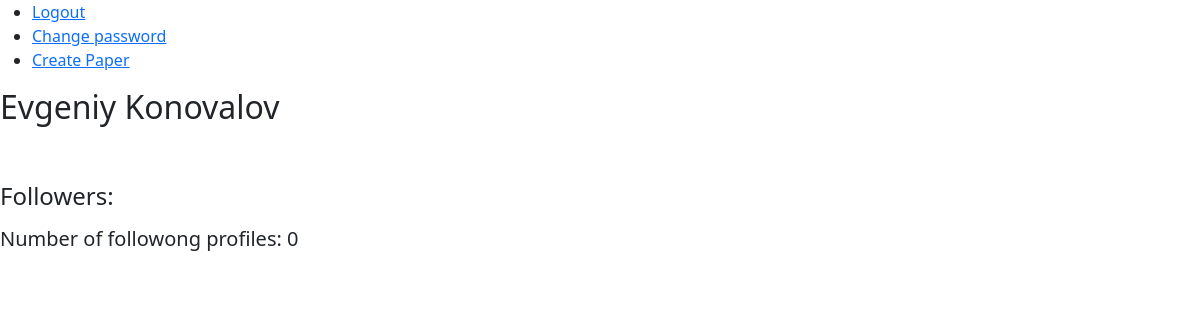
/profile/2, run on an earlier commit of the app's database.
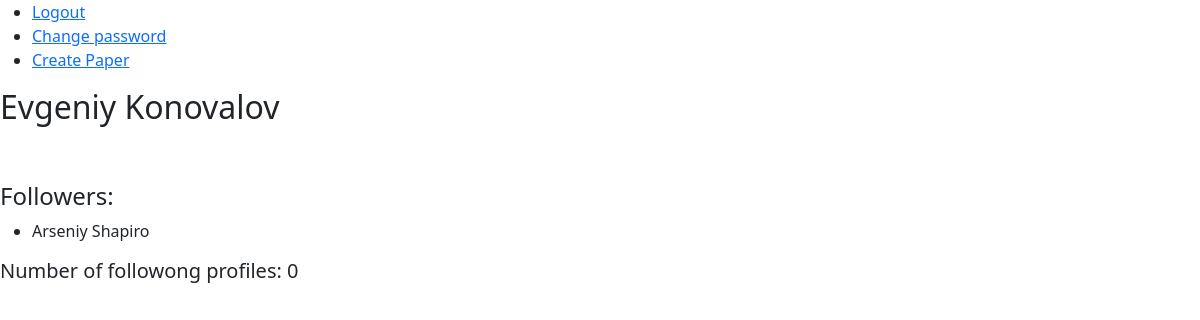
And on a later commit of the database.
### user_management/models.py (models this page shows)
class User(AbstractUser):
    def __str__(self):
        return f"{self.first_name} {self.last_name}"

### profile_page/views.py (the view)
# urls.py: path("profile/<int:profile_id>", views.profile_page_view, name="profile_view"),
def profile_page_view(request, profile_id):
    profile = check_profile(profile_id)
    followers = profile.followers.all()
    following = len(profile.user.following.all())
    published_papers = get_all_published_papers(profile.user)
    params = {"user": profile.user, "followers": followers, "following": following}
    return render(request, "profile_page/profile_page.html", params)

### profile_page/helpers.py (called while the page is built)
def get_all_published_papers(user: User) -> list | None:
    return list(Paper.objects.filter(user=user, published=True))

### utils/verification.py (called while the page is built)
def check_profile(profile_id: int) -> ProfilePage | Http404:
    try:
        return ProfilePage.objects.get(pk=profile_id)
    except ObjectDoesNotExist:
        raise Http404

### profile_page/templates/profile_page/profile_page.html (shortened to what this page needs)
{% extends "layout.html" %}
{% load static %}
{% block body %}
    <h2>{{ user }}</h2><br><br>
    <h4>Followers:</h4>
    <ul>
        {% for follower in followers %}
        <li>{{ follower }}</li>
        {% endfor %}
    </ul>
    <h5>Number of followong profiles: {{ following  }}</h5>
{% endblock %}

What changed in the data, as far as the page shows it:
now on this page (row edited): User: first_name+last_name "Arseniy Shapiro"
